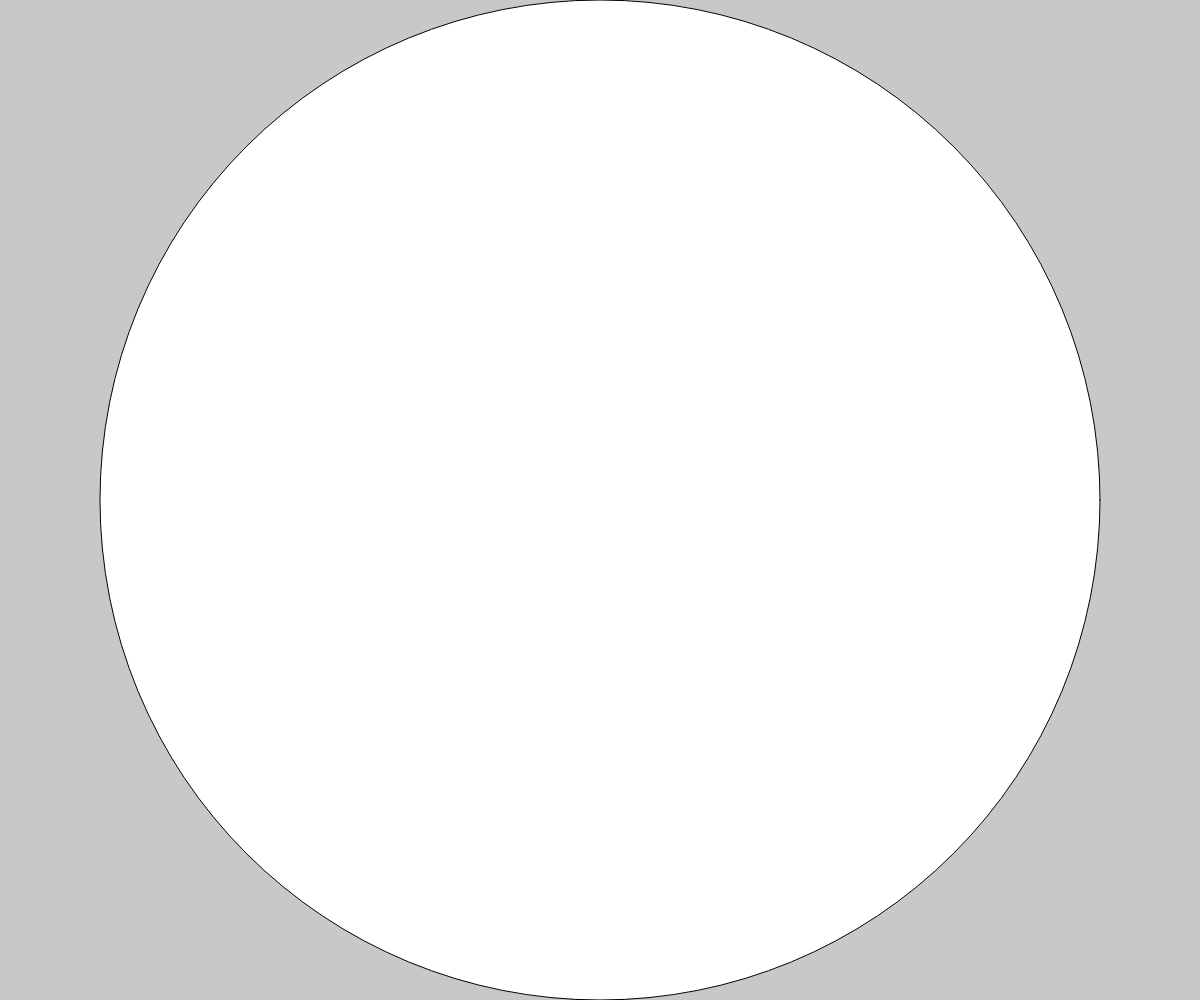
Frame 1 (no input)
Frame 60 (no input): identical to frame 1, image omitted
Frame 120 (the mouse pressed at the canvas centre since frame 60): identical to frame 1, image omitted

The p5.js sketch that drew this single still picture (run headless with seeded random() and noise() and a simulated clock; from frame 60 on, the mouse is pressed at the canvas centre):

// p5.js sketch
// ── sketch.js
function setup() {
	createCanvas(windowWidth, windowHeight);
}

function draw() {
	background(200);
	var diameter = 0;
	//set diameter to the smallest dimension
	if (width > height) {
		diameter = height;
	} else {
		diameter = width;
	}

	ellipse(width / 2, height / 2, diameter);
}

function windowResized() {
	resizeCanvas(windowWidth, windowHeight);
}
